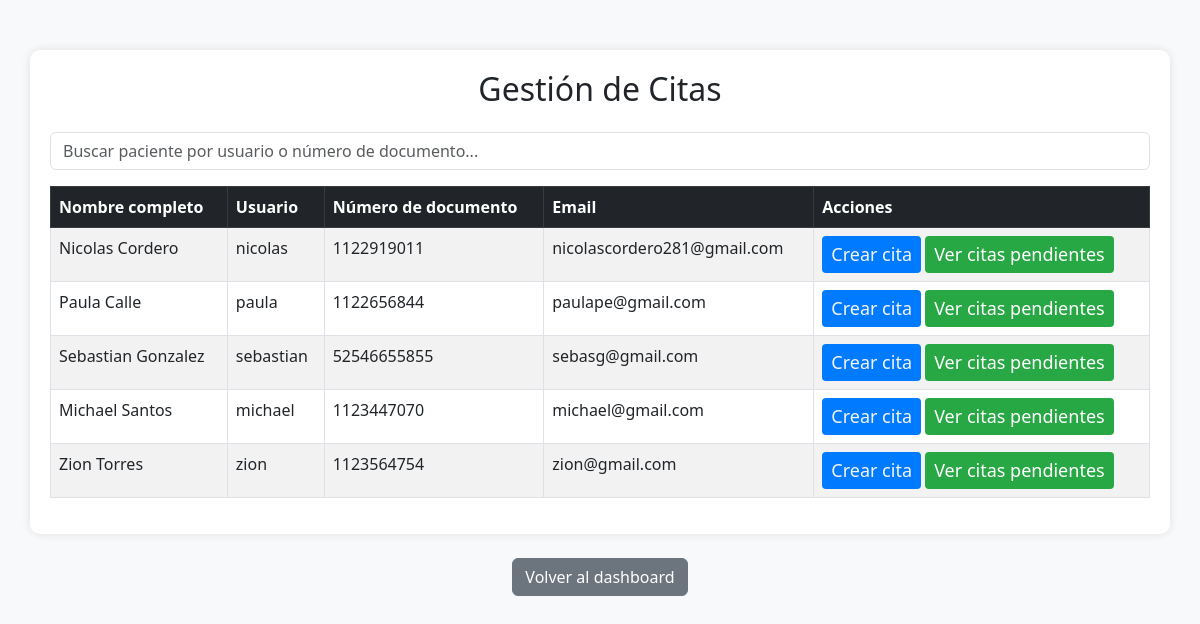
The page /gestion-citas/ (signed in) on the database its author committed.
### login_app/models.py (models this page shows, shortened)
class CustomUser(AbstractUser):
    ROLE_CHOICES = [
        ('admin', 'Administrador'),
        ('auxiliar', 'Auxiliar Administrativo'),
        ('dentista', 'Dentista'),
        ('paciente', 'Paciente'),
    ]
    nombre_completo = models.CharField(max_length=255, default="Sin nombre")
    numero_documento = models.CharField(max_length=20, unique=True, default="Sin documento")  # Valor predeterminado añadido
    role = models.CharField(max_length=20, choices=ROLE_CHOICES, default='paciente')

### login_app/views.py (the view)
# urls.py: path("gestion-citas/", views.gestion_citas, name="gestion_citas"),
@login_required
def gestion_citas(request):
    pacientes = CustomUser.objects.filter(role="paciente")
    citas_pendientes = {paciente.id: Cita.objects.filter(paciente=paciente, estado="pendiente") for paciente in pacientes}
    return render(request, 'funcionalidades/gestion_citas.html', {
        'pacientes': pacientes,
        'citas_pendientes': citas_pendientes
    })

### login_app/templates/funcionalidades/gestion_citas.html (shortened to what this page needs)
<!DOCTYPE html>
<html lang="es">
<head>
    <link href="https://cdn.jsdelivr.net/npm/bootstrap@5.3.0/dist/css/bootstrap.min.css" rel="stylesheet">
</head>
<body>
<div class="container">
    <h2 class="text-center mb-4">Gestión de Citas</h2>
    <div class="mb-3">
        <input type="text" id="searchInput" class="form-control" placeholder="Buscar paciente por usuario o número de documento..." onkeyup="filterTable()">
    </div>
    <div class="table-responsive">
        <table id="pacientesTable" class="table table-striped table-bordered">
            <thead class="table-dark">
                <tr>
                    <th>Nombre completo</th>
                    <th>Usuario</th>
                    <th>Número de documento</th>
                    <th>Email</th>
                    <th>Acciones</th>
                </tr>
            </thead>
            <tbody>
                {% for paciente in pacientes %}
                <tr>
                    <td>{{ paciente.nombre_completo }}</td>
                    <td>{{ paciente.username }}</td>
                    <td>{{ paciente.numero_documento }}</td>
                    <td>{{ paciente.email }}</td>
                    <td>
                        <a href="{% url 'crear_citas' paciente.id %}" class="btn btn-crear btn-sm">Crear cita</a>
                        <a href="{% url 'ver_citas_pendientes' paciente.id %}" class="btn btn-ver btn-sm">Ver citas pendientes</a>
                    </td>
                </tr>
                {% endfor %}
            </tbody>
        </table>
    </div>
</div>
<div class="btn-container">
    <div class="text-center mt-4">
        {% if request.user.role == "admin" %}
            <a href="{% url 'admin_dashboard' %}" class="btn btn-secondary">Volver al dashboard</a>
        {% elif request.user.role == "auxiliar" %}
            <a href="{% url 'auxiliar_dashboard' %}" class="btn btn-secondary">Volver al dashboard</a>
        {% elif request.user.role == "dentista" %}
            <a href="{% url 'dentista_dashboard' %}" class="btn btn-secondary">Volver al dashboard</a>
        {% elif request.user.role == "paciente" %}
            <a href="{% url 'paciente_dashboard' %}" class="btn btn-secondary">Volver al dashboard</a>
        {% endif %}
    </div>
</div>
</body>
</html>

### login_app/templates/funcionalidades/gestion_citas.html (style rules this page uses)
body { background-color: #f8f9fa; }
.container { margin-top: 50px; background: white; padding: 20px; border-radius: 10px; box-shadow: 0 0 10px rgba(0, 0, 0, 0.1); }
.btn-crear { background-color: #007bff; color: whitesmoke; font-size: 18px; }
.btn-ver { background-color: #28a745; color: white; font-size: 18px; }
.btn-container { text-align: center; margin-top: 20px; }

### rows shown on the page
CustomUser: nombre_completo "Nicolas Cordero", username "nicolas", numero_documento "1122919011", email "nicolascordero281@gmail.com"
CustomUser: nombre_completo "Paula Calle", username "paula", numero_documento "1122656844", email "paulape@gmail.com"
CustomUser: nombre_completo "Sebastian Gonzalez", username "sebastian", numero_documento "52546655855", email "sebasg@gmail.com"
CustomUser: nombre_completo "Michael Santos", username "michael", numero_documento "1123447070", email "michael@gmail.com"
CustomUser: nombre_completo "Zion Torres", username "zion", numero_documento "1123564754", email "zion@gmail.com"
